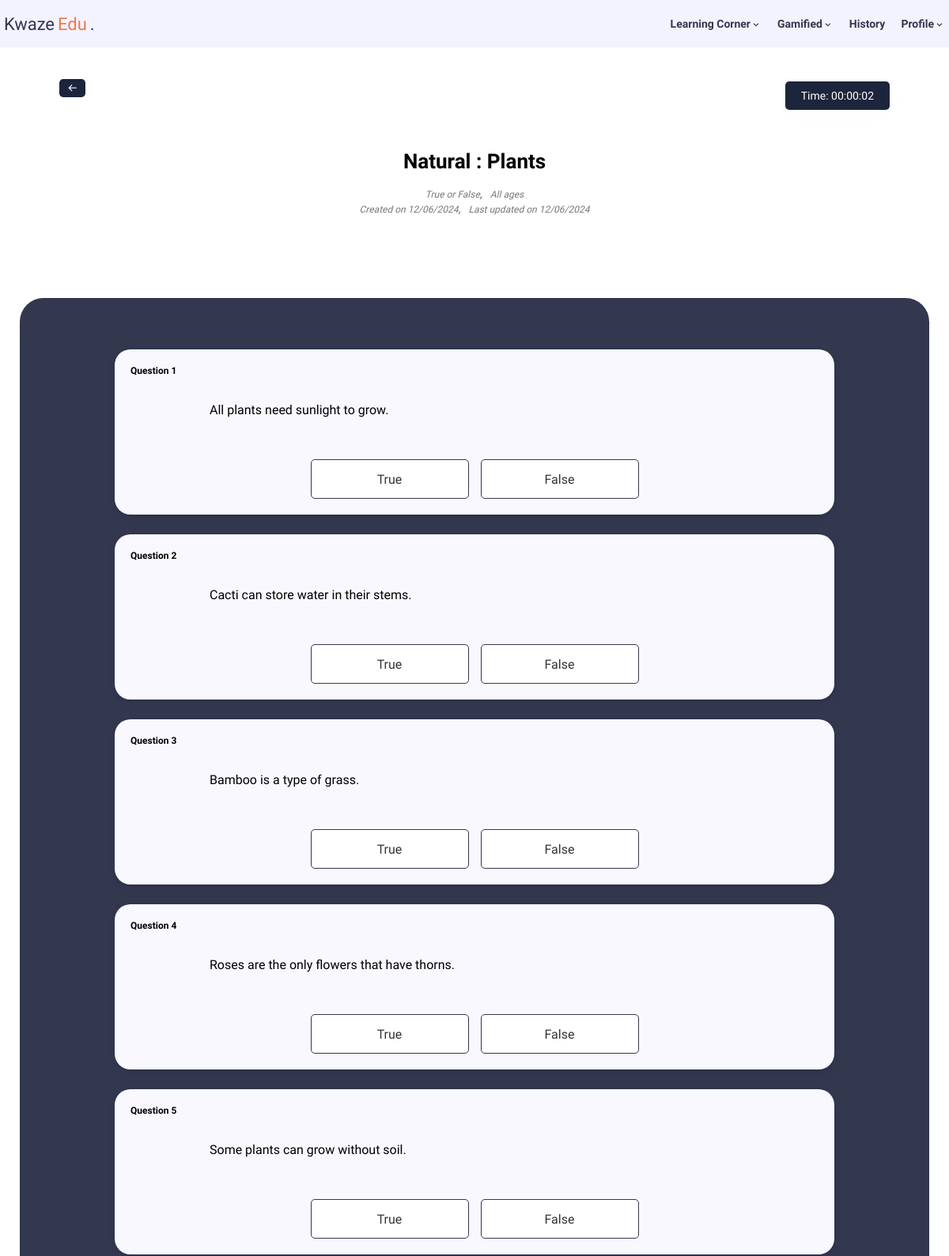
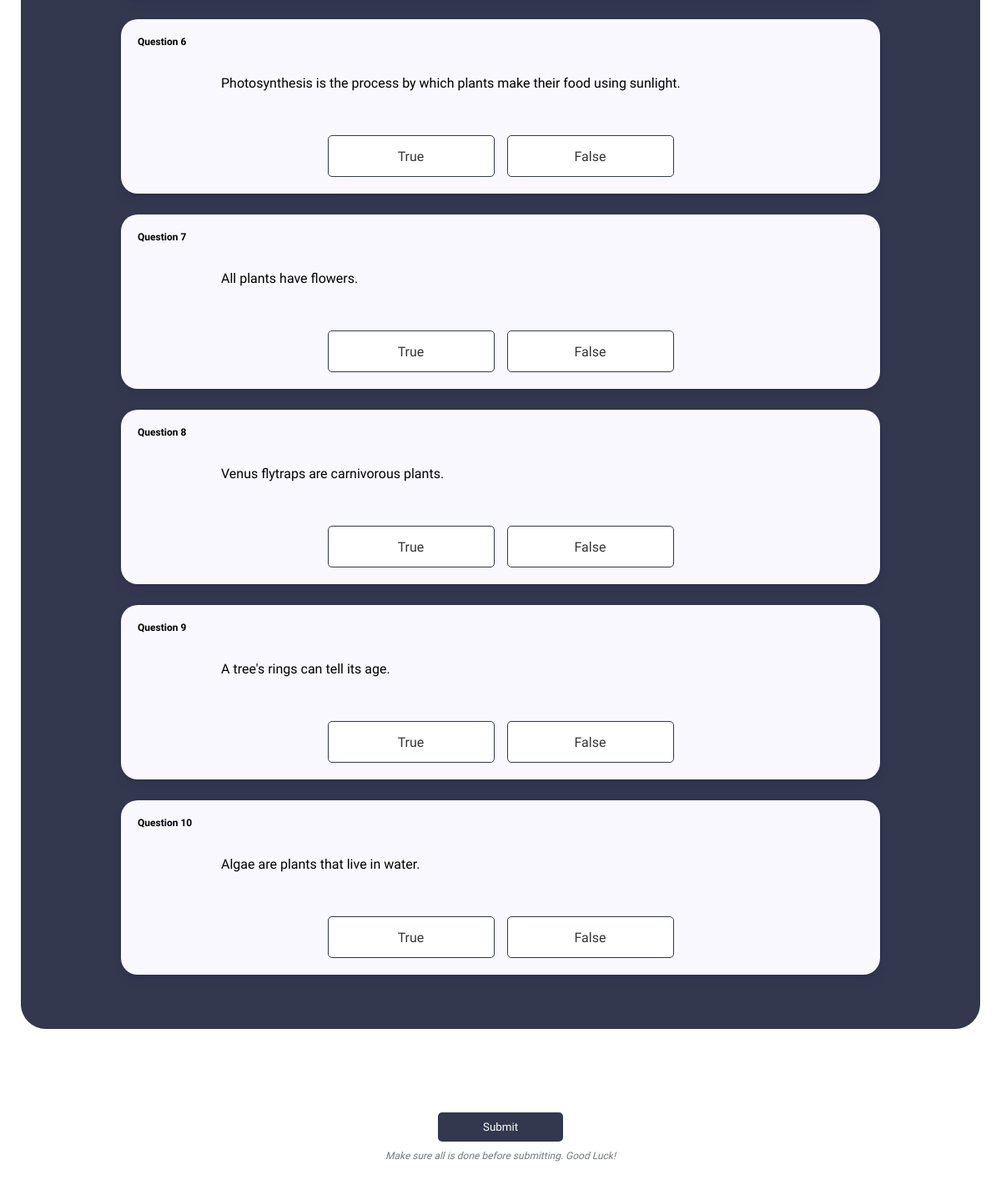
Screenshot of /php/c_quiz.php?id=1 (signed in) with the database file from the repository (2 pictures, top to bottom).
### tables this page shows
CREATE TABLE `quiz` (
  `quiz_id` int(100) NOT NULL,
  `title` varchar(50) NOT NULL,
  `category` varchar(50) NOT NULL,
  `level` varchar(50) NOT NULL,
  `type` varchar(10) NOT NULL,
  `date_created` timestamp(6) NOT NULL DEFAULT current_timestamp(6),
  `last_updated` timestamp(6) NOT NULL DEFAULT current_timestamp(6),
  `admin_id` int(11) NOT NULL
);

CREATE TABLE `quiz_question` (
  `ques_id` int(100) NOT NULL,
  `question` varchar(1000) NOT NULL,
  `answer` varchar(100) NOT NULL,
  `quiz_id` int(100) NOT NULL
);

### php/c_quiz.php (the view, shortened to what this page needs)
<?php
if (isset($_SESSION["user_id"]) != null && $_SESSION["role"] == "user") {
    $quiz_id = $_SESSION['quiz_id'];
    include "db_conn.php";
    $category_query = "SELECT * FROM `quiz` WHERE `quiz_id` = '$quiz_id'";
    $category_result = mysqli_query($connection, $category_query);
    $row = mysqli_fetch_assoc($category_result);
    if ($row['category'] == "Multiple Choice Question") {
        $template_type = "mcq";
    } else if ($row['category'] == "True or False") {
        $template_type = "truefalse";
    } else if ($row['category'] == "Fill in the Blank") {
        $template_type = "fillblank";
    }
    $quiz_title = $row['title'];
    $quiz_category = $row['category'];
    $quiz_level = $row['level'];
    $quiz_type = $row['type'];
    $timestamp_date = $row['date_created'];
    $timestamp_update = $row['last_updated'];
    $date_created = date('d/m/Y', strtotime($timestamp_date));
    $last_updated = date('d/m/Y', strtotime($timestamp_update));
?>
<!DOCTYPE html>
<html lang="en">
<head>
    <link href="https://unpkg.com/boxicons@2.1.4/css/boxicons.min.css" rel="stylesheet" />
    <link rel="stylesheet" href="../css/c_quiz.css" />
</head>
<body>
    <?php include 'nav_User.php'; ?>
    <div class="uni-wrapper">
        <div class="container flex-col">
            <div class="content-container">
                <div class="directory">
                    <a href="">
                        <button><i class="bx bx-arrow-back"></i></button>
                    </a>
                </div>
                <?php
                if ($quiz_type === "rank") { ?>
                    <div class="timer">
                        <div class="time">
                            <span id="timer">Time : 00:00:00</span>
                        </div>
                    </div>
                <?php }
                ?>
                <div class="title-box">
                    <div class="title">
                        <span><?php echo $quiz_title; ?></span>
                    </div>
                    <div class="title-details">
                        <span><?php echo $quiz_category; ?></span>
                        <span class="symbol-directory">,</span>
                        <span><?php echo $quiz_level; ?></span>
                    </div>
                    <div class="title-date">
                        <span>Created on <?php echo $date_created; ?></span>
                        <span class="symbol-directory">,</span>
                        <span>Last updated on <?php echo $last_updated; ?></span>
                    </div>
                </div>
                <form id="quizForm" method="post" action="<?php echo $quiz_type == 'prac' ? 'c_summary.php' : 'c_summary_rank.php'; ?>">
                    <div class="quiz-wrapper">
                    <?php
                        include "db_conn.php";
                        $query = "SELECT * FROM `quiz_question` WHERE `quiz_id` = '$quiz_id'";
                        $results = mysqli_query($connection, $query);
                        if (mysqli_num_rows($results) > 0) {
                            $i = 0;
                            while ($row = mysqli_fetch_assoc($results)) {
                                $i += 1;
                                if ($template_type == "mcq") {
                                    $content = json_decode($row['question'], true);
                                    $question = $content['ques'];
                                    $optionA = $content['A'];
                                    $optionB = $content['B'];
                                    $optionC = $content['C'];
                                    $optionD = $content['D'];
                                    ?>
                                    <div class="template">
                                        <div class="mcq">
                                            <div class="question-header">
                                                <span class="numbering">Question <?php echo $i; ?></span>
                                            </div>
                                            <input type="hidden" name="question_ids[]" value="<?php echo $row['ques_id']; ?>">
                                            <div class="ques-mcq">
                                                <span>
                                                    <?php echo $question; ?>
                                                </span>
                                            </div>
                                            <div class="ans-mcq">
                                                <label for="choiceA-q<?php echo $i;?>">
                                                    <div class="choice">
                                                        <input type="radio" name="answers[<?php echo $row['ques_id']; ?>]" id="choiceA-q<?php echo $i;?>" value="A"/>
                                                        <span><?php echo $optionA; ?></span>
                                                    </div>
                                                </label>
                                                <label for="choiceB-q<?php echo $i;?>">
                                                    <div class="choice">
                                                    <input type="radio" name="answers[<?php echo $row['ques_id']; ?>]" id="choiceB-q<?php echo $i;?>" value="B"/>
                                                        <span><?php echo $optionB; ?></span>
                                                    </div>
                                                </label>
                                                <label for="choiceC-q<?php echo $i;?>">
                                                    <div class="choice">
                                                    <input type="radio" name="answers[<?php echo $row['ques_id']; ?>]" id="choiceC-q<?php echo $i;?>" value="C"/>
                                                        <span><?php echo $optionC; ?></span>
                                                    </div>
                                                </label>
                                                <label for="choiceD-q<?php echo $i;?>">
                                                    <div class="choice">
                                                    <input type="radio" name="answers[<?php echo $row['ques_id']; ?>]" id="choiceD-q<?php echo $i;?>" value="D"/>
                                                        <span><?php echo $optionD; ?></span>
                                                    </div>
                                                </label>
                                            </div>
                                        </div>
                                    </div>
                                <?php } else if ($template_type == "truefalse") {
                                    ?>
                                    <div class="template">
                                        <div class="tof">
                                            <div class="question-header">
                                                <span class="numbering">Question <?php echo $i; ?></span>
                                            </div>
                                            <div class="ques-tof">
                                                <span>
                                                    <?php echo $row['question']; ?>
                                                </span>
                                            </div>
                                            <div class="ans-tof">
                                                <div class="tof-button">
                                                    <label for="true-q<?php echo $i;?>" class="label-tof">
                                                        <span>True</span>
                                                    </label>
                                                </div>
                                                <div class="tof-button">
                                                    <label for="false-q<?php echo $i;?>" class="label-tof">
                                                        <span>False</span>
                                                    </label>
                                                </div>
                                            </div>
                                        </div>
                                    </div>
                                <?php } else if ($template_type == "fillblank") {
                                        $pattern = '/(.*?)_(.*?)_(.*)/';
                                        $question = $row['question'];
                                        if (preg_match($pattern, $question, $parts)) {
                                            $start = $parts[1];
                                            $end = $parts[3];
                                        }
                                    ?>
                                    <div class="template">
                                        <div class="fitb">
                                            <div class="question-header">
                                                <span class="numbering">Question <?php echo $i; ?></span>
                                            </div>
                                            <input type="hidden" name="question_ids[]" value="<?php echo $row['ques_id']; ?>">
                                            <div class="ques-fitb">
                                                <span>
                                                    <?php echo $start; ?>
                                                    <span class="empty"></span>
                                                    <?php echo $end; ?>
                                                </span>
                                            </div>
                                            <div class="ans-fitb">
                                                <input type="text" name="answers[<?php echo $row['ques_id']; ?>]" placeholder="Type your answer here..." />
                                            </div>
                                        </div>
                                    </div>
                                <?php }
                            }
                        } ?>
                    </div>
                    <div class="btn-container">
                        <input type="submit" value="Submit" />
                    </div>
                    <div class="title-date">
                        <span>Make sure all is done before submitting. Good
                            Luck!</span>
                    </div>
                </form>
            </div>
        </div>
    </div>
</body>
</html>
<?php
} else if (isset($_SESSION["user_id"]) && ($_SESSION["role"] == "admin")){
    header ('Location: ../php/a_Dashboard.php');
    exit();
} else {
    header ('Location: ../php/login.php');
    exit();
}
?>

### css/c_quiz.css (style rules this page uses)
* { margin: 0; padding: 0; box-sizing: border-box; font-family: "Chivo", sans-serif; }
.container { width: 1190px; margin: 0 auto; }
.flex-col { display: flex; flex-direction: column; }
.content-container { padding: 20px; }
.directory { margin-top: 20px; margin-left: 50px; font-size: 12px; display: flex; flex-direction: row; justify-content: space-between; position: relative; z-index: 100; }
.directory a { text-decoration: none; }
.directory button { background-color: #1c253b; color: white; border: none; border-radius: 5px; padding: 5px 10px; cursor: pointer; display: flex; align-items: center; transition: all 0.3s ease; }
.symbol-directory { color: #33384f; text-decoration: none; margin-right: 10px; font-weight: bold; }
.title { margin-top: 50px; margin-bottom: 20px; }
.title, .title-details, .title-date { display: flex; justify-content: center; }
.title span { font-size: 26px; font-weight: bold; }
.title-details span, .title-date span { display: flex; flex-direction: column; font-size: 12px; color: #72787d; margin-bottom: 5px; font-style: italic; }
.quiz-wrapper { margin-top: 20px; padding: 40px 20px; background-color: #33384f; border-radius: 30px; }
.template { margin: 25px 100px; background-color: #f9f8ff; border-radius: 20px; padding: 20px; box-shadow: rgba(50, 50, 93, 0.25) 0px 6px 12px -2px, rgba(0, 0, 0, 0.3) 0px 3px 7px -3px; position: relative; }
.question-header { display: flex; justify-content: space-between; }
.question-header .numbering { font-size: 12px; font-weight: bold; }
.ques-tof { margin: 30px 100px 50px 100px; font-weight: 500; line-height: 25px; }
.ans-tof { padding: 0 20px; display: flex; justify-content: center; flex-direction: row; }
.ans-tof .label-tof { display: flex; justify-content: center; align-items: center; flex-direction: row; height: 50px; width: 200px; cursor: pointer; transition: background-color 0.3s, color 0.3s; background-color: #fff; color: #333; border: 1px solid #33384f; border-radius: 5px; }
.ans-tof .tof-button { transition: all 0.3s ease; }
.ans-tof .tof-button:first-child { margin-right: 15px; }
.btn-container { display: flex; justify-content: center; margin-top: 100px; margin-bottom: 10px; }
.btn-container input[type="submit"] { background-color: #33384f; color: white; width: 150px; padding: 10px 20px; border: none; border-radius: 5px; cursor: pointer; }
.title-date { margin-bottom: 100px; }
.timer { display: flex; justify-content: flex-end; align-items: center; flex-direction: row; position: sticky; top: 100px; z-index: 99; margin-top: -20px; }
.time { margin-right: 50px; font-size: 12px; background-color: #1c253b; color: #fff; border: none; border-radius: 5px; padding: 10px 20px; position: sticky; top: 100px; box-shadow: #f3f2ff30 0px 5px 15px 0px; font-size: 14px; }

### php/nav_User.php (style rules this page uses)
* { margin: 0; padding: 0; box-sizing: border-box; font-family: "Chivo", sans-serif; }
html { scroll-behavior: smooth; }
.container { width: 1190px; margin: 0 auto; }

### rows the page displays
quiz: title "Natural : Plants", category "True or False", level "All ages", date_created "12/06/2024", last_updated "12/06/2024"
quiz_question: question "All plants need sunlight to grow."
quiz_question: question "Cacti can store water in their stems."
quiz_question: question "Bamboo is a type of grass."
quiz_question: question "Roses are the only flowers that have thorns."
quiz_question: question "Some plants can grow without soil."
quiz_question: question "Photosynthesis is the process by which plants make their food using sunlight."
quiz_question: question "All plants have flowers."
quiz_question: question "Venus flytraps are carnivorous plants."
quiz_question: question "A tree's rings can tell its age."
quiz_question: question "Algae are plants that live in water."
